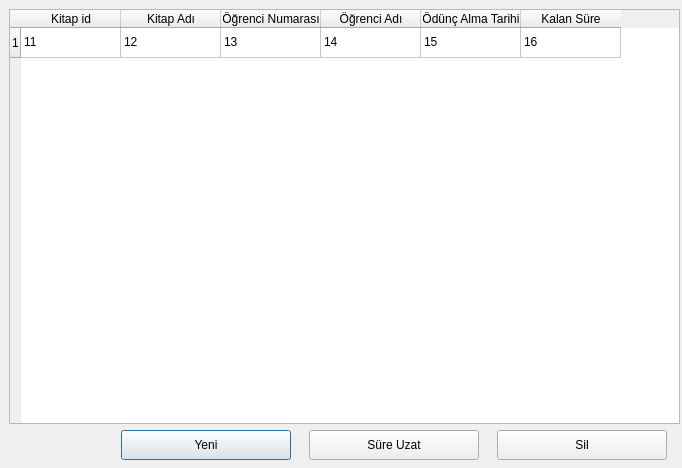
<?xml version="1.0" encoding="UTF-8"?>
<ui version="4.0">
 <class>OduncVer</class>
 <widget class="QDialog" name="OduncVer">
  <property name="geometry">
   <rect>
    <x>0</x>
    <y>0</y>
    <width>682</width>
    <height>468</height>
   </rect>
  </property>
  <property name="windowTitle">
   <string>Ödünç Kitap</string>
  </property>
  <widget class="QWidget" name="verticalLayoutWidget">
   <property name="geometry">
    <rect>
     <x>9</x>
     <y>9</y>
     <width>671</width>
     <height>451</height>
    </rect>
   </property>
   <layout class="QVBoxLayout" name="verticalLayout">
    <item>
     <widget class="QTableWidget" name="twOKitap">
      <row>
       <property name="text">
        <string>1</string>
       </property>
      </row>
      <column>
       <property name="text">
        <string>Kitap id</string>
       </property>
      </column>
      <column>
       <property name="text">
        <string>Kitap Adı</string>
       </property>
      </column>
      <column>
       <property name="text">
        <string>Öğrenci Numarası</string>
       </property>
      </column>
      <column>
       <property name="text">
        <string>Öğrenci Adı</string>
       </property>
      </column>
      <column>
       <property name="text">
        <string>Ödünç Alma Tarihi</string>
       </property>
      </column>
      <column>
       <property name="text">
        <string>Kalan Süre</string>
       </property>
      </column>
      <item row="0" column="0">
       <property name="text">
        <string>11</string>
       </property>
      </item>
      <item row="0" column="1">
       <property name="text">
        <string>12</string>
       </property>
      </item>
      <item row="0" column="2">
       <property name="text">
        <string>13</string>
       </property>
      </item>
      <item row="0" column="3">
       <property name="text">
        <string>14</string>
       </property>
      </item>
      <item row="0" column="4">
       <property name="text">
        <string>15</string>
       </property>
      </item>
      <item row="0" column="5">
       <property name="text">
        <string>16</string>
       </property>
      </item>
     </widget>
    </item>
    <item>
     <layout class="QHBoxLayout" name="horizontalLayout">
      <item>
       <spacer name="horizontalSpacer">
        <property name="orientation">
         <enum>Qt::Horizontal</enum>
        </property>
        <property name="sizeType">
         <enum>QSizePolicy::Ignored</enum>
        </property>
        <property name="sizeHint" stdset="0">
         <size>
          <width>100</width>
          <height>30</height>
         </size>
        </property>
       </spacer>
      </item>
      <item>
       <widget class="QPushButton" name="btnYeni">
        <property name="sizePolicy">
         <sizepolicy hsizetype="Preferred" vsizetype="Preferred">
          <horstretch>0</horstretch>
          <verstretch>0</verstretch>
         </sizepolicy>
        </property>
        <property name="minimumSize">
         <size>
          <width>60</width>
          <height>30</height>
         </size>
        </property>
        <property name="maximumSize">
         <size>
          <width>170</width>
          <height>30</height>
         </size>
        </property>
        <property name="text">
         <string>Yeni</string>
        </property>
       </widget>
      </item>
      <item>
       <widget class="QPushButton" name="btnUzat">
        <property name="sizePolicy">
         <sizepolicy hsizetype="Preferred" vsizetype="Preferred">
          <horstretch>0</horstretch>
          <verstretch>0</verstretch>
         </sizepolicy>
        </property>
        <property name="minimumSize">
         <size>
          <width>60</width>
          <height>30</height>
         </size>
        </property>
        <property name="maximumSize">
         <size>
          <width>170</width>
          <height>30</height>
         </size>
        </property>
        <property name="text">
         <string>Süre Uzat</string>
        </property>
       </widget>
      </item>
      <item>
       <widget class="QPushButton" name="btnSil">
        <property name="sizePolicy">
         <sizepolicy hsizetype="Preferred" vsizetype="Preferred">
          <horstretch>0</horstretch>
          <verstretch>0</verstretch>
         </sizepolicy>
        </property>
        <property name="minimumSize">
         <size>
          <width>60</width>
          <height>30</height>
         </size>
        </property>
        <property name="maximumSize">
         <size>
          <width>170</width>
          <height>30</height>
         </size>
        </property>
        <property name="text">
         <string>Sil</string>
        </property>
       </widget>
      </item>
     </layout>
    </item>
   </layout>
  </widget>
 </widget>
 <resources/>
 <connections>
  <connection>
   <sender>twOKitap</sender>
   <signal>cellDoubleClicked(int,int)</signal>
   <receiver>twOKitap</receiver>
   <slot>showRow(int)</slot>
   <hints>
    <hint type="sourcelabel">
     <x>116</x>
     <y>67</y>
    </hint>
    <hint type="destinationlabel">
     <x>92</x>
     <y>159</y>
    </hint>
   </hints>
  </connection>
  <connection>
   <sender>twOKitap</sender>
   <signal>cellDoubleClicked(int,int)</signal>
   <receiver>btnUzat</receiver>
   <slot>click()</slot>
   <hints>
    <hint type="sourcelabel">
     <x>281</x>
     <y>241</y>
    </hint>
    <hint type="destinationlabel">
     <x>425</x>
     <y>441</y>
    </hint>
   </hints>
  </connection>
 </connections>
</ui>
